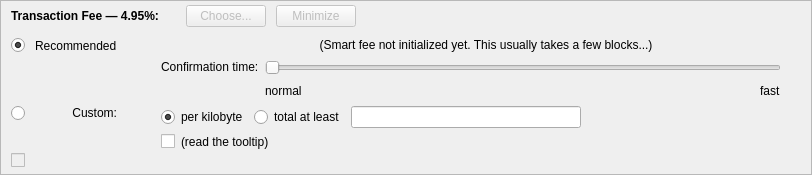
    <widget class="QFrame" name="frameFee">
     <property name="sizePolicy">
      <sizepolicy hsizetype="Expanding" vsizetype="Expanding">
       <horstretch>0</horstretch>
       <verstretch>0</verstretch>
      </sizepolicy>
     </property>
     <property name="maximumSize">
      <size>
       <width>16777215</width>
       <height>16777215</height>
      </size>
     </property>
     <property name="frameShape">
      <enum>QFrame::StyledPanel</enum>
     </property>
     <property name="frameShadow">
      <enum>QFrame::Sunken</enum>
     </property>
     <layout class="QVBoxLayout" name="verticalLayoutFee1">
      <property name="spacing">
       <number>0</number>
      </property>
      <property name="leftMargin">
       <number>0</number>
      </property>
      <property name="topMargin">
       <number>0</number>
      </property>
      <property name="rightMargin">
       <number>0</number>
      </property>
      <property name="bottomMargin">
       <number>0</number>
      </property>
      <item>
       <layout class="QVBoxLayout" name="verticalLayoutFee2" stretch="0,0,0">
        <property name="spacing">
         <number>0</number>
        </property>
        <property name="leftMargin">
         <number>10</number>
        </property>
        <property name="topMargin">
         <number>0</number>
        </property>
        <item>
         <layout class="QHBoxLayout" name="horizontalLayoutFee1">
          <property name="bottomMargin">
           <number>0</number>
          </property>
          <item>
           <layout class="QVBoxLayout" name="verticalLayoutFee7">
            <property name="spacing">
             <number>0</number>
            </property>
            <item>
             <spacer name="verticalSpacerSmartFee">
              <property name="orientation">
               <enum>Qt::Vertical</enum>
              </property>
              <property name="sizeType">
               <enum>QSizePolicy::Fixed</enum>
              </property>
              <property name="sizeHint" stdset="0">
               <size>
                <width>1</width>
                <height>4</height>
               </size>
              </property>
             </spacer>
            </item>
            <item>
             <layout class="QHBoxLayout" name="horizontalLayoutSmartFee">
              <property name="spacing">
               <number>10</number>
              </property>
              <item>
               <widget class="QLabel" name="labelFeeHeadline">
                <property name="sizePolicy">
                 <sizepolicy hsizetype="Preferred" vsizetype="Maximum">
                  <horstretch>0</horstretch>
                  <verstretch>0</verstretch>
                 </sizepolicy>
                </property>
                <property name="font">
                 <font>
                  <weight>75</weight>
                  <bold>true</bold>
                 </font>
                </property>
                <property name="styleSheet">
                 <string notr="true">font-weight:bold;</string>
                </property>
                <property name="text">
                 <string>Transaction Fee — 4.95%:</string>
                </property>
               </widget>
              </item>
              <item>
               <widget class="QLabel" name="labelFeeMinimized">
                <property name="text">
                 <string/>
                </property>
               </widget>
              </item>
              <item>
               <widget class="QPushButton" name="buttonChooseFee">
                <property name="enabled">
                 <bool>false</bool>
                </property>
                <property name="text">
                 <string>Choose...</string>
                </property>
               </widget>
              </item>
              <item>
               <widget class="QPushButton" name="buttonMinimizeFee">
                <property name="enabled">
                 <bool>false</bool>
                </property>
                <property name="toolTip">
                 <string>collapse fee-settings</string>
                </property>
                <property name="text">
                 <string>Minimize</string>
                </property>
               </widget>
              </item>
             </layout>
            </item>
            <item>
             <spacer name="verticalSpacer_5">
              <property name="orientation">
               <enum>Qt::Vertical</enum>
              </property>
              <property name="sizeHint" stdset="0">
               <size>
                <width>1</width>
                <height>1</height>
               </size>
              </property>
             </spacer>
            </item>
           </layout>
          </item>
          <item>
           <spacer name="horizontalSpacer_4">
            <property name="orientation">
             <enum>Qt::Horizontal</enum>
            </property>
            <property name="sizeHint" stdset="0">
             <size>
              <width>40</width>
              <height>20</height>
             </size>
            </property>
           </spacer>
          </item>
         </layout>
        </item>
        <item>
         <widget class="QFrame" name="frameFeeSelection">
          <layout class="QVBoxLayout" name="verticalLayoutFee12">
           <property name="spacing">
            <number>0</number>
           </property>
           <property name="leftMargin">
            <number>0</number>
           </property>
           <property name="topMargin">
            <number>0</number>
           </property>
           <property name="rightMargin">
            <number>0</number>
           </property>
           <property name="bottomMargin">
            <number>0</number>
           </property>
           <item>
            <layout class="QGridLayout" name="gridLayoutFee">
             <property name="topMargin">
              <number>10</number>
             </property>
             <property name="bottomMargin">
              <number>4</number>
             </property>
             <property name="horizontalSpacing">
              <number>10</number>
             </property>
             <property name="verticalSpacing">
              <number>4</number>
             </property>
             <item row="2" column="4">
              <layout class="QVBoxLayout" name="verticalLayoutFee8">
               <property name="spacing">
                <number>6</number>
               </property>
               <item>
                <layout class="QHBoxLayout" name="horizontalLayoutFee13">
                 <item>
                  <widget class="QRadioButton" name="radioCustomPerKilobyte">
                   <property name="toolTip">
                    <string>If the custom fee is set to 1000 uUSDAs and the transaction is only 250 bytes, then &quot;per kilobyte&quot; only pays 250 uUSDAs in fee,&lt;br /&gt;while &quot;at least&quot; pays 1000 uUSDAs. For transactions bigger than a kilobyte both pay by kilobyte.</string>
                   </property>
                   <property name="text">
                    <string>per kilobyte</string>
                   </property>
                   <property name="checked">
                    <bool>true</bool>
                   </property>
                   <attribute name="buttonGroup">
                    <string notr="true">groupCustomFee</string>
                   </attribute>
                  </widget>
                 </item>
                 <item>
                  <widget class="QRadioButton" name="radioCustomAtLeast">
                   <property name="toolTip">
                    <string>If the custom fee is set to 1000 uUSDAs and the transaction is only 250 bytes, then &quot;per kilobyte&quot; only pays 250 uUSDAs in fee,&lt;br /&gt;while &quot;total at least&quot; pays 1000 uUSDAs. For transactions bigger than a kilobyte both pay by kilobyte.</string>
                   </property>
                   <property name="text">
                    <string>total at least</string>
                   </property>
                   <attribute name="buttonGroup">
                    <string notr="true">groupCustomFee</string>
                   </attribute>
                  </widget>
                 </item>
                 <item>
                  <widget class="BitcoinAmountField" name="customFee"/>
                 </item>
                 <item>
                  <spacer name="horizontalSpacer_6">
                   <property name="orientation">
                    <enum>Qt::Horizontal</enum>
                   </property>
                   <property name="sizeHint" stdset="0">
                    <size>
                     <width>1</width>
                     <height>1</height>
                    </size>
                   </property>
                  </spacer>
                 </item>
                </layout>
               </item>
               <item>
                <layout class="QHBoxLayout" name="horizontalLayoutFee8">
                 <item>
                  <widget class="QCheckBox" name="checkBoxMinimumFee">
                   <property name="toolTip">
                    <string>Paying only the minimum fee is just fine as long as there is less transaction volume than space in the blocks.&lt;br /&gt;But be aware that this can end up in a never confirming transaction once there is more demand for Advantage transactions than the network can process.</string>
                   </property>
                   <property name="text">
                    <string/>
                   </property>
                  </widget>
                 </item>
                 <item>
                  <widget class="QLabel" name="labelMinFeeWarning">
                   <property name="enabled">
                    <bool>true</bool>
                   </property>
                   <property name="toolTip">
                    <string>Paying only the minimum fee is just fine as long as there is less transaction volume than space in the blocks.&lt;br /&gt;But be aware that this can end up in a never confirming transaction once there is more demand for Advantage transactions than the network can process.</string>
                   </property>
                   <property name="text">
                    <string>(read the tooltip)</string>
                   </property>
                   <property name="margin">
                    <number>5</number>
                   </property>
                  </widget>
                 </item>
                 <item>
                  <spacer name="horizontalSpacer_2">
                   <property name="orientation">
                    <enum>Qt::Horizontal</enum>
                   </property>
                   <property name="sizeHint" stdset="0">
                    <size>
                     <width>1</width>
                     <height>1</height>
                    </size>
                   </property>
                  </spacer>
                 </item>
                </layout>
               </item>
              </layout>
             </item>
             <item row="1" column="0">
              <layout class="QVBoxLayout" name="verticalLayoutFee4" stretch="1">
               <item>
                <spacer name="verticalSpacer_2">
                 <property name="orientation">
                  <enum>Qt::Vertical</enum>
                 </property>
                 <property name="sizeHint" stdset="0">
                  <size>
                   <width>1</width>
                   <height>1</height>
                  </size>
                 </property>
                </spacer>
               </item>
              </layout>
             </item>
             <item row="2" column="0">
              <layout class="QVBoxLayout" name="verticalLayoutFee9" stretch="0,1">
               <item>
                <widget class="QRadioButton" name="radioCustomFee">
                 <property name="text">
                  <string/>
                 </property>
                 <attribute name="buttonGroup">
                  <string notr="true">groupFee</string>
                 </attribute>
                </widget>
               </item>
               <item>
                <spacer name="verticalSpacer_6">
                 <property name="orientation">
                  <enum>Qt::Vertical</enum>
                 </property>
                 <property name="sizeHint" stdset="0">
                  <size>
                   <width>1</width>
                   <height>1</height>
                  </size>
                 </property>
                </spacer>
               </item>
              </layout>
             </item>
             <item row="1" column="4">
              <layout class="QVBoxLayout" name="verticalLayoutFee3" stretch="0,0,1">
               <property name="spacing">
                <number>6</number>
               </property>
               <property name="topMargin">
                <number>2</number>
               </property>
               <item>
                <layout class="QHBoxLayout" name="horizontalLayoutFee12">
                 <item>
                  <spacer name="horizontalSpacer_5">
                   <property name="orientation">
                    <enum>Qt::Horizontal</enum>
                   </property>
                   <property name="sizeHint" stdset="0">
                    <size>
                     <width>1</width>
                     <height>1</height>
                    </size>
                   </property>
                  </spacer>
                 </item>
                </layout>
               </item>
               <item>
                <layout class="QHBoxLayout" name="horizontalLayoutFee9">
                 <item>
                  <layout class="QVBoxLayout" name="verticalLayoutFee6">
                   <item>
                    <widget class="QLabel" name="labelSmartFee3">
                     <property name="text">
                      <string>Confirmation time:</string>
                     </property>
                     <property name="margin">
                      <number>2</number>
                     </property>
                    </widget>
                   </item>
                   <item>
                    <spacer name="verticalSpacer_3">
                     <property name="orientation">
                      <enum>Qt::Vertical</enum>
                     </property>
                     <property name="sizeHint" stdset="0">
                      <size>
                       <width>1</width>
                       <height>1</height>
                      </size>
                     </property>
                    </spacer>
                   </item>
                  </layout>
                 </item>
                 <item>
                  <layout class="QVBoxLayout" name="verticalLayoutFee5">
                   <property name="rightMargin">
                    <number>30</number>
                   </property>
                   <item>
                    <widget class="QSlider" name="sliderSmartFee">
                     <property name="minimum">
                      <number>0</number>
                     </property>
                     <property name="maximum">
                      <number>24</number>
                     </property>
                     <property name="pageStep">
                      <number>1</number>
                     </property>
                     <property name="value">
                      <number>0</number>
                     </property>
                     <property name="orientation">
                      <enum>Qt::Horizontal</enum>
                     </property>
                     <property name="invertedAppearance">
                      <bool>false</bool>
                     </property>
                     <property name="invertedControls">
                      <bool>false</bool>
                     </property>
                     <property name="tickPosition">
                      <enum>QSlider::NoTicks</enum>
                     </property>
                    </widget>
                   </item>
                   <item>
                    <layout class="QHBoxLayout" name="horizontalLayoutFee10">
                     <item>
                      <widget class="QLabel" name="labelSmartFeeNormal">
                       <property name="text">
                        <string>normal</string>
                       </property>
                      </widget>
                     </item>
                     <item>
                      <spacer name="horizontalSpacer_3">
                       <property name="orientation">
                        <enum>Qt::Horizontal</enum>
                       </property>
                       <property name="sizeHint" stdset="0">
                        <size>
                         <width>40</width>
                         <height>20</height>
                        </size>
                       </property>
                      </spacer>
                     </item>
                     <item>
                      <widget class="QLabel" name="labelSmartFeeFast">
                       <property name="text">
                        <string>fast</string>
                       </property>
                      </widget>
                     </item>
                    </layout>
                   </item>
                  </layout>
                 </item>
                </layout>
               </item>
               <item>
                <spacer name="verticalSpacer_4">
                 <property name="orientation">
                  <enum>Qt::Vertical</enum>
                 </property>
                 <property name="sizeHint" stdset="0">
                  <size>
                   <width>1</width>
                   <height>1</height>
                  </size>
                 </property>
                </spacer>
               </item>
              </layout>
             </item>
             <item row="0" column="1">
              <widget class="QLabel" name="labelSmartFee_2">
               <property name="text">
                <string>Recommended</string>
               </property>
              </widget>
             </item>
             <item row="0" column="0">
              <widget class="QRadioButton" name="radioSmartFee">
               <property name="text">
                <string/>
               </property>
               <property name="checked">
                <bool>true</bool>
               </property>
               <attribute name="buttonGroup">
                <string notr="true">groupFee</string>
               </attribute>
              </widget>
             </item>
             <item row="2" column="1">
              <widget class="QLabel" name="labelCustomFee">
               <property name="text">
                <string>Custom:</string>
               </property>
               <property name="alignment">
                <set>Qt::AlignRight|Qt::AlignTop|Qt::AlignTrailing</set>
               </property>
              </widget>
             </item>
             <item row="0" column="2">
              <widget class="QLabel" name="labelSmartFee">
               <property name="text">
                <string/>
               </property>
               <property name="margin">
                <number>2</number>
               </property>
              </widget>
             </item>
             <item row="0" column="3">
              <widget class="QLabel" name="labelFeeEstimation">
               <property name="text">
                <string/>
               </property>
              </widget>
             </item>
             <item row="0" column="4">
              <widget class="QLabel" name="labelSmartFee2">
               <property name="text">
                <string>(Smart fee not initialized yet. This usually takes a few blocks...)</string>
               </property>
               <property name="alignment">
                <set>Qt::AlignHCenter</set>
               </property>
               <property name="wordWrap">
                <bool>true</bool>
               </property>
               <property name="margin">
                <number>2</number>
               </property>
              </widget>
             </item>
            </layout>
           </item>
           <item>
            <layout class="QHBoxLayout" name="horizontalLayoutFee5" stretch="0,0,0">
             <property name="spacing">
              <number>8</number>
             </property>
             <property name="bottomMargin">
              <number>4</number>
             </property>
             <item>
              <widget class="QCheckBox" name="checkBoxFreeTx">
               <property name="enabled">
                <bool>false</bool>
               </property>
               <property name="text">
                <string/>
               </property>
              </widget>
             </item>
             <item>
              <widget class="QLabel" name="labelFreeTx">
               <property name="text">
                <string/>
               </property>
               <property name="margin">
                <number>5</number>
               </property>
              </widget>
             </item>
             <item>
              <spacer name="horizontalSpacerFee5">
               <property name="orientation">
                <enum>Qt::Horizontal</enum>
               </property>
               <property name="sizeHint" stdset="0">
                <size>
                 <width>1</width>
                 <height>1</height>
                </size>
               </property>
              </spacer>
             </item>
            </layout>
           </item>
           <item>
            <spacer name="verticalSpacerFee2">
             <property name="orientation">
              <enum>Qt::Vertical</enum>
             </property>
             <property name="sizeHint" stdset="0">
              <size>
               <width>1</width>
               <height>1</height>
              </size>
             </property>
            </spacer>
           </item>
          </layout>
         </widget>
        </item>
        <item>
         <spacer name="verticalSpacerFee">
          <property name="orientation">
           <enum>Qt::Vertical</enum>
          </property>
          <property name="sizeHint" stdset="0">
           <size>
            <width>800</width>
            <height>1</height>
           </size>
          </property>
         </spacer>
        </item>
       </layout>
      </item>
     </layout>
    </widget>
